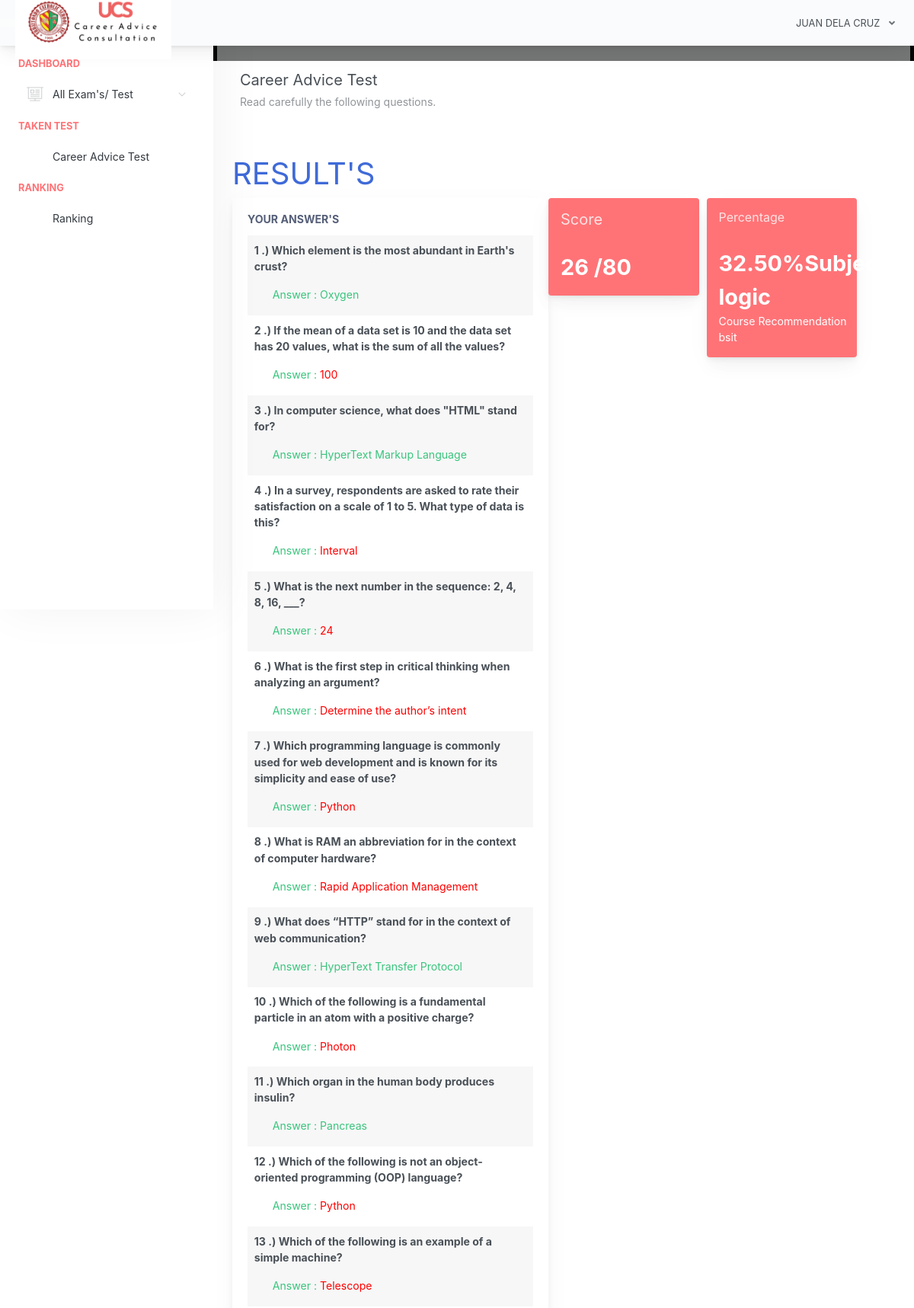
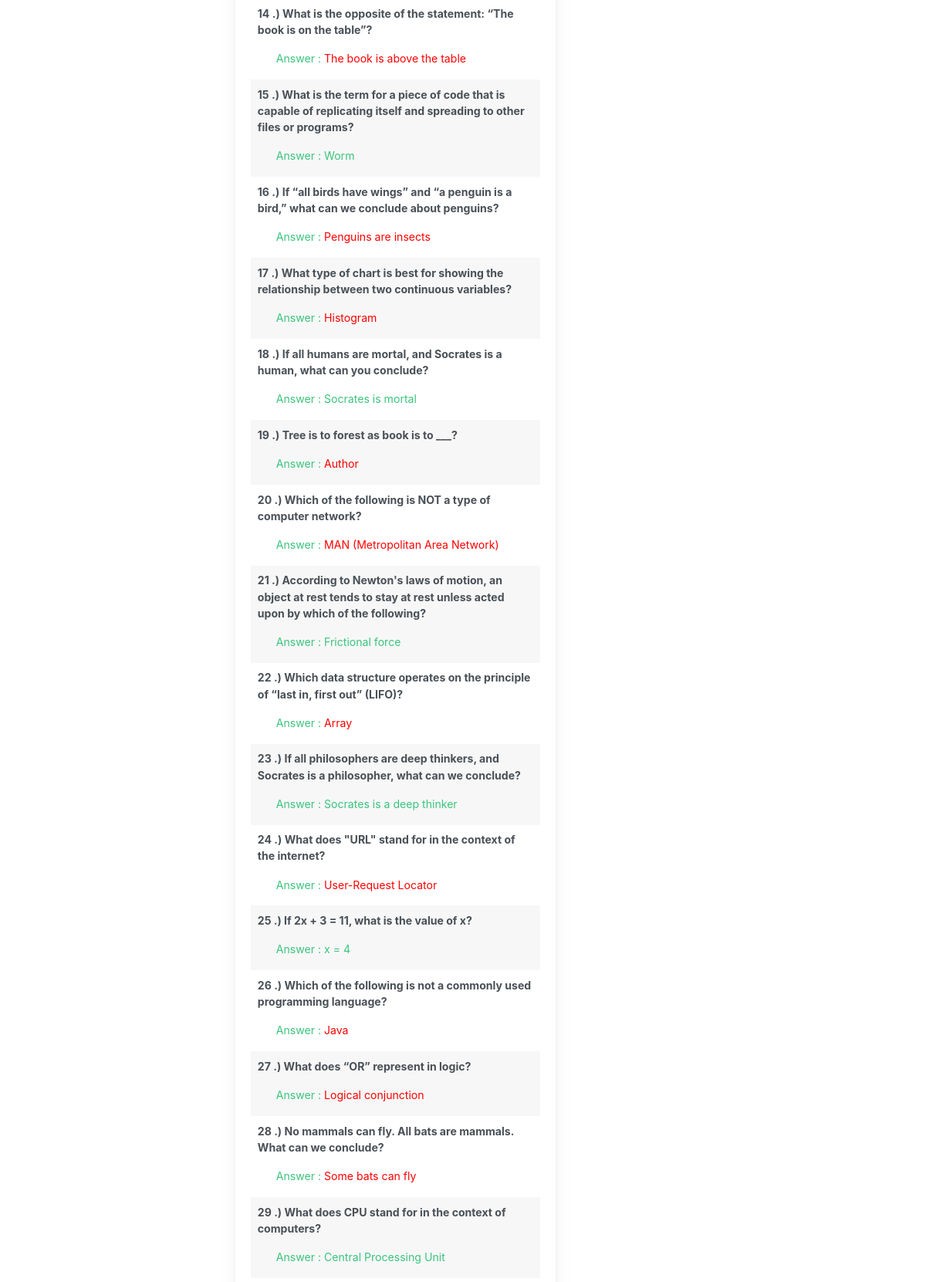
Page /home.php?page=result&id=28 (signed in, upper part) on the committed database (2 pictures, top to bottom).
### tables this page shows
CREATE TABLE `examinee_tbl` (
  `exmne_id` int(11) NOT NULL,
  `exmne_fullname` varchar(1000) NOT NULL,
  `exmne_course` varchar(1000) NOT NULL,
  `exmne_gender` varchar(1000) NOT NULL,
  `exmne_birthdate` varchar(1000) NOT NULL,
  `exmne_year_level` varchar(1000) NOT NULL,
  `exmne_email` varchar(1000) NOT NULL,
  `exmne_password` varchar(1000) NOT NULL,
  `exmne_status` varchar(1000) NOT NULL DEFAULT 'active'
);

CREATE TABLE `exam_tbl` (
  `ex_id` int(11) NOT NULL,
  `cou_id` int(11) NOT NULL,
  `ex_title` varchar(1000) NOT NULL,
  `ex_time_limit` varchar(1000) NOT NULL,
  `ex_questlimit_display` int(11) NOT NULL,
  `ex_description` varchar(1000) NOT NULL,
  `ex_created` timestamp NOT NULL DEFAULT current_timestamp() ON UPDATE current_timestamp()
);

CREATE TABLE `exam_question_tbl` (
  `eqt_id` int(11) NOT NULL,
  `exam_id` int(11) NOT NULL,
  `exam_question` varchar(1000) NOT NULL,
  `exam_ch1` varchar(1000) NOT NULL,
  `exam_ch2` varchar(1000) NOT NULL,
  `exam_ch3` varchar(1000) NOT NULL,
  `exam_ch4` varchar(1000) NOT NULL,
  `exam_answer` varchar(1000) NOT NULL,
  `exam_status` varchar(1000) NOT NULL DEFAULT 'active'
);

CREATE TABLE `exam_answers` (
  `exans_id` int(11) NOT NULL,
  `axmne_id` int(11) NOT NULL,
  `exam_id` int(11) NOT NULL,
  `quest_id` int(11) NOT NULL,
  `exans_answer` varchar(1000) NOT NULL,
  `exans_status` varchar(1000) NOT NULL DEFAULT 'new',
  `exans_created` timestamp NOT NULL DEFAULT current_timestamp() ON UPDATE current_timestamp()
);

### query/selectData.php (called while the page is built, shortened)
<?php
$exmneId = $_SESSION['examineeSession']['exmne_id'];
$selExmneeData = $conn->query("SELECT * FROM examinee_tbl WHERE exmne_id='$exmneId' ")->fetch(PDO::FETCH_ASSOC);
 ?>

### pages/result.php (the view, shortened to what this page needs)
 <?php
    $examId = $_GET['id'];
    $selExam = $conn->query("SELECT * FROM exam_tbl WHERE ex_id='$examId' ")->fetch(PDO::FETCH_ASSOC);
 ?>
<div class="app-main__outer">
<div class="app-main__inner">
    <div id="refreshData">
    <div class="col-md-12">
        <div class="app-page-title">
            <div class="page-title-wrapper">
                <div class="page-title-heading">
                    <div>
                        <?php echo $selExam['ex_title']; ?>
                          <div class="page-title-subheading">
                            <?php echo $selExam['ex_description']; ?>
                          </div>
                    </div>
                </div>
            </div>
        </div>
        <div class="row col-md-12">
        	<h1 class="text-primary">RESULT'S</h1>
        </div>
        <div class="row col-md-6 float-left">
        	<div class="main-card mb-3 card">
                <div class="card-body">
                	<h5 class="card-title">Your Answer's</h5>
        			<table class="align-middle mb-0 table table-borderless table-striped table-hover" id="tableList">
                    <?php
                    	$selQuest = $conn->query("SELECT * FROM exam_question_tbl eqt INNER JOIN exam_answers ea ON eqt.eqt_id = ea.quest_id WHERE eqt.exam_id='$examId' AND ea.axmne_id='$exmneId' AND ea.exans_status='new' ");
                    	$i = 1;
                    	while ($selQuestRow = $selQuest->fetch(PDO::FETCH_ASSOC)) { ?>
                    		<tr>
                    			<td>
                    				<b><p><?php echo $i++; ?> .) <?php echo $selQuestRow['exam_question']; ?></p></b>
                    				<label class="pl-4 text-success">
                    					Answer :
                    					<?php
                    						if($selQuestRow['exam_answer'] != $selQuestRow['exans_answer'])
                    						{ ?>
                    							<span style="color:red"><?php echo $selQuestRow['exans_answer']; ?></span>
                    						<?PHP }
                    						else
                    						{ ?>
                    							<span class="text-success"><?php echo $selQuestRow['exans_answer']; ?></span>
                    						<?php }
                    					 ?>
                    				</label>
                    			</td>
                    		</tr>
                    	<?php }
                     ?>
	                 </table>
                </div>
            </div>
        </div>
        <div class="col-md-6 float-left">
        	<div class="col-md-6 float-left">
        	<div class="card mb-3 widget-content bg-night-fade">
                <div class="widget-content-wrapper text-white">
                    <div class="widget-content-left">
                        <div class="widget-heading"><h5>Score</h5></div>
                        <div class="widget-subheading" style="color: transparent;">/</div>
                    </div>
                    <div class="widget-content-right">
                        <div class="widget-numbers text-white">
                            <?php
                                $selScore = $conn->query("SELECT * FROM exam_question_tbl eqt INNER JOIN exam_answers ea ON eqt.eqt_id = ea.quest_id AND eqt.exam_answer = ea.exans_answer  WHERE ea.axmne_id='$exmneId' AND ea.exam_id='$examId' AND ea.exans_status='new' ");
                            ?>
                            <span>
                                <?php echo $selScore->rowCount(); ?>
                                <?php
                                    $over  = $selExam['ex_questlimit_display'];
                                 ?>
                                 /<?php echo $over; ?>
                            </span>
                        </div>
                    </div>
                </div>
            </div>
        	</div>
            <div class="col-md-6 float-left">
             <div class="card mb-3 widget-content bg-happy-green">
                <div class="widget-content-wrapper text-white">
                    <div class="widget-content-left">
                        <div class="widget-heading" style=""><h6>Percentage</h6><br></div>
                        </div>
                        <div class="widget-content-right">
                        <div class="widget-numbers text-white">
                            <?php
                                $selScore = $conn->query("SELECT * FROM exam_question_tbl eqt INNER JOIN exam_answers ea ON eqt.eqt_id = ea.quest_id AND eqt.exam_answer = ea.exans_answer  WHERE ea.axmne_id='$exmneId' AND ea.exam_id='$examId' AND ea.exans_status='new' ");
                            ?>
                            <span>
                                <?php
                                    $score = $selScore->rowCount();
                                    $ans = $score / $over * 100;
                                    $formattedAns = number_format($ans, 2);
                                    echo $formattedAns . "%";
                                    $subject = "";
                                    if ($formattedAns >= 30.00 && $formattedAns <= 40.00) {
                                        $subject = "logic";
                                    } elseif ($formattedAns >= 40.00 && $formattedAns <= 50.00) {
                                        echo " ";
                                        $subject = "bsba";
                                    } else {
                                        echo " Unknown subject";
                                        $subject = "unknown";
                                    }
                                    echo "Subject: " . $subject;
                                    ?>
                            </span>
                        </div>
                        <div>
                            <span>
                            <div class="widget-heading" style="color: white">Course Recommendation</div>
                            </span>
                            <?php
                                if ($formattedAns >= 30.00 && $formattedAns <= 40.00) {
                                    echo " bsit";
                                }
                                elseif ($formattedAns >= 40.00 && $formattedAns <= 50.00) {
                                    echo "Bachelor Of Walang Kwenta";
                                }
                                ?>
                        </div>
                    </div>
                </div>
            </div>
    </div>
</div>

### includes/header.php (shortened to what this page needs)
<?php
  include("conn.php");
  include("query/selectData.php");
 ?>
<!doctype html>
<html lang="en">
<head>
    <link href="original.css" rel="stylesheet">
    <link href="css/sweetalert.css" rel="stylesheet">
</head>
<body id="body">
    <div class="app-container app-theme-white body-tabs-shadow fixed-sidebar fixed-header">
        <div class="app-header header-shadow">
            <div class="app-header__logo">
                <a href="home.php"><div class="logo-src"></div></a>
            </div>
                <div class="app-header__content">
                <div class="app-header-right">
                    <div class="header-btn-lg pr-0">
                        <div class="widget-content p-0">
                            <div class="widget-content-wrapper">
                                <div class="widget-content-left">
                                    <div class="btn-group">
                                        <a data-toggle="dropdown" aria-haspopup="true" aria-expanded="false" class="p-0 btn">
                                            <?php
                                                echo strtoupper($selExmneeData['exmne_fullname']);
                                             ?>
                                            <i class="fa fa-angle-down ml-2 opacity-8"></i>
                                        </a>
                                    </div>
                                </div>
                            </div>
                        </div>
                    </div>        </div>
            </div>
        </div>

### includes/ui-theme.php (shortened to what this page needs)
<!DOCTYPE html>
<html lang="en">
<head>
</head>
<body>
</body>
</html>

### home.php (shortened to what this page needs)
<?php include("includes/header.php"); ?>
<?php include("includes/ui-theme.php"); ?>
<div class="app-main">
<?php include("includes/sidebar.php"); ?>
<?php
   @$page = $_GET['page'];
   if($page != '')
   {
     if($page == "exam")
     {
       include("pages/exam.php");
     }
     else if($page == "result")
     {
       include("pages/result.php");
     }
   }
   else
   {
     include("pages/home.php");
   }
 ?>
<?php include("includes/footer.php"); ?>

### includes/sidebar.php (shortened to what this page needs)
<div class="app-sidebar sidebar-shadow">
        <div class="scrollbar-sidebar">
        <div class="app-sidebar__inner">
            <ul class="vertical-nav-menu">
                <li class="app-sidebar__heading">DASHBOARD</li>
                <li>
                <a href="">
                      <i class="metismenu-icon pe-7s-display2"></i>
                     All Exam's/ Test
                    <i class="metismenu-state-icon pe-7s-angle-down caret-left"></i>
                </a>
                </li>
                 <li class="app-sidebar__heading">TAKEN TEST</li>
                <li>
                  <?php
                    $selTakenExam = $conn->query("SELECT * FROM exam_tbl et INNER JOIN exam_attempt ea ON et.ex_id = ea.exam_id WHERE exmne_id='$exmneId' ORDER BY ea.examat_id  ");
                    if($selTakenExam->rowCount() > 0)
                    {
                        while ($selTakenExamRow = $selTakenExam->fetch(PDO::FETCH_ASSOC)) { ?>
                            <a href="home.php?page=result&id=<?php echo $selTakenExamRow['ex_id']; ?>" >
                                <?php echo $selTakenExamRow['ex_title']; ?>
                            </a>
                        <?php }
                    }
                    else
                    { ?>
                        <a href="#" class="pl-3">You are not taking exam yet</a>
                    <?php }
                   ?>
                </li>
            <li>
            <li class="app-sidebar__heading">RAnking</li>
            <li>
                    <li>
                    <?php
                    $selTakenExam = $conn->query("SELECT * FROM exam_tbl et INNER JOIN exam_attempt ea ON et.ex_id = ea.exam_id WHERE exmne_id='$exmneId' ORDER BY ea.examat_id  ");
                    if($selTakenExam->rowCount() > 0)
                    {
                        while ($selTakenExamRow = $selTakenExam->fetch(PDO::FETCH_ASSOC)) { ?>
                            <a href="home.php?page=examineeresult&id=<?php echo $selTakenExamRow['ex_id']; ?>" >
                                 Ranking
                            </a>
                        <?php }
                    }
                    else
                    { ?>
                        <a href="#" class="pl-3">You are not taking exam yet</a>
                    <?php }
                   ?>
                    </li>
                </li>
            </li>
            </ul>
        </div>
    </div>
</div>

### includes/footer.php (shortened to what this page needs)
    </div>
        </div>
    </div>
</body>
</html>

### rows in the picture
examinee_tbl: exmne_fullname "JUAN DELA CRUZ"
exam_tbl: ex_title "Career Advice Test", ex_description "Read carefully the following questions.", ex_questlimit_display "80", ex_questlimit_display "32.50", ex_questlimit_display "logic"
exam_question_tbl: exam_question "Which element is the most abundant in Earth's crust?", exam_answers.exans_answer "Oxygen"
exam_question_tbl: exam_question "If the mean of a data set is 10 and the data set has 20 values, what is the sum of all the values?", exam_answers.exans_answer "100"
exam_question_tbl: exam_question "In computer science, what does \"HTML\" stand for?", exam_answers.exans_answer "HyperText Markup Language"
exam_question_tbl: exam_question "In a survey, respondents are asked to rate their satisfaction on a scale of 1 to 5. What type of data is this?", exam_answers.exans_answer "Interval"
exam_question_tbl: exam_question "What is the next number in the sequence: 2, 4, 8, 16, ___?", exam_answers.exans_answer "24"
exam_question_tbl: exam_question "What is the first step in critical thinking when analyzing an argument?", exam_answers.exans_answer "Determine the author’s intent"
exam_question_tbl: exam_question "Which programming language is commonly used for web development and is known for its simplicity and ease of use?", exam_answers.exans_answer "Python"
exam_question_tbl: exam_question "What is RAM an abbreviation for in the context of computer hardware?", exam_answers.exans_answer "Rapid Application Management"
exam_question_tbl: exam_question "What does “HTTP” stand for in the context of web communication?", exam_answers.exans_answer "HyperText Transfer Protocol"
exam_question_tbl: exam_question "Which of the following is a fundamental particle in an atom with a positive charge?", exam_answers.exans_answer "Photon"
exam_question_tbl: exam_question "Which organ in the human body produces insulin?", exam_answers.exans_answer "Pancreas"
exam_question_tbl: exam_question "Which of the following is not an object-oriented programming (OOP) language?", exam_answers.exans_answer "Python"
exam_question_tbl: exam_question "Which of the following is an example of a simple machine?", exam_answers.exans_answer "Telescope"
exam_question_tbl: exam_question "What is the opposite of the statement: “The book is on the table”?", exam_answers.exans_answer "The book is above the table"
exam_question_tbl: exam_question "What is the term for a piece of code that is capable of replicating itself and spreading to other files or programs?", exam_answers.exans_answer "Worm"
exam_question_tbl: exam_question "If “all birds have wings” and “a penguin is a bird,” what can we conclude about penguins?", exam_answers.exans_answer "Penguins are insects"
exam_question_tbl: exam_question "What type of chart is best for showing the relationship between two continuous variables?", exam_answers.exans_answer "Histogram"
exam_question_tbl: exam_question "If all humans are mortal, and Socrates is a human, what can you conclude?", exam_answers.exans_answer "Socrates is mortal"
exam_question_tbl: exam_question "Tree is to forest as book is to ___?", exam_answers.exans_answer "Author"
exam_question_tbl: exam_question "Which of the following is NOT a type of computer network?", exam_answers.exans_answer "MAN (Metropolitan Area Network)"
exam_question_tbl: exam_question "According to Newton's laws of motion, an object at rest tends to stay at rest unless acted upon by which of the following?", exam_answers.exans_answer "Frictional force"
exam_question_tbl: exam_question "Which data structure operates on the principle of “last in, first out” (LIFO)?", exam_answers.exans_answer "Array"
exam_question_tbl: exam_question "If all philosophers are deep thinkers, and Socrates is a philosopher, what can we conclude?", exam_answers.exans_answer "Socrates is a deep thinker"
exam_question_tbl: exam_question "What does \"URL\" stand for in the context of the internet?", exam_answers.exans_answer "User-Request Locator"
exam_question_tbl: exam_question "If 2x + 3 = 11, what is the value of x?", exam_answers.exans_answer "x = 4"
exam_question_tbl: exam_question "Which of the following is not a commonly used programming language?", exam_answers.exans_answer "Java"
exam_question_tbl: exam_question "What does “OR” represent in logic?", exam_answers.exans_answer "Logical conjunction"
exam_question_tbl: exam_question "No mammals can fly. All bats are mammals. What can we conclude?", exam_answers.exans_answer "Some bats can fly"
exam_question_tbl: exam_question "What does CPU stand for in the context of computers?", exam_answers.exans_answer "Central Processing Unit"

### other values in the picture
$selScore->rowCount() "26"
